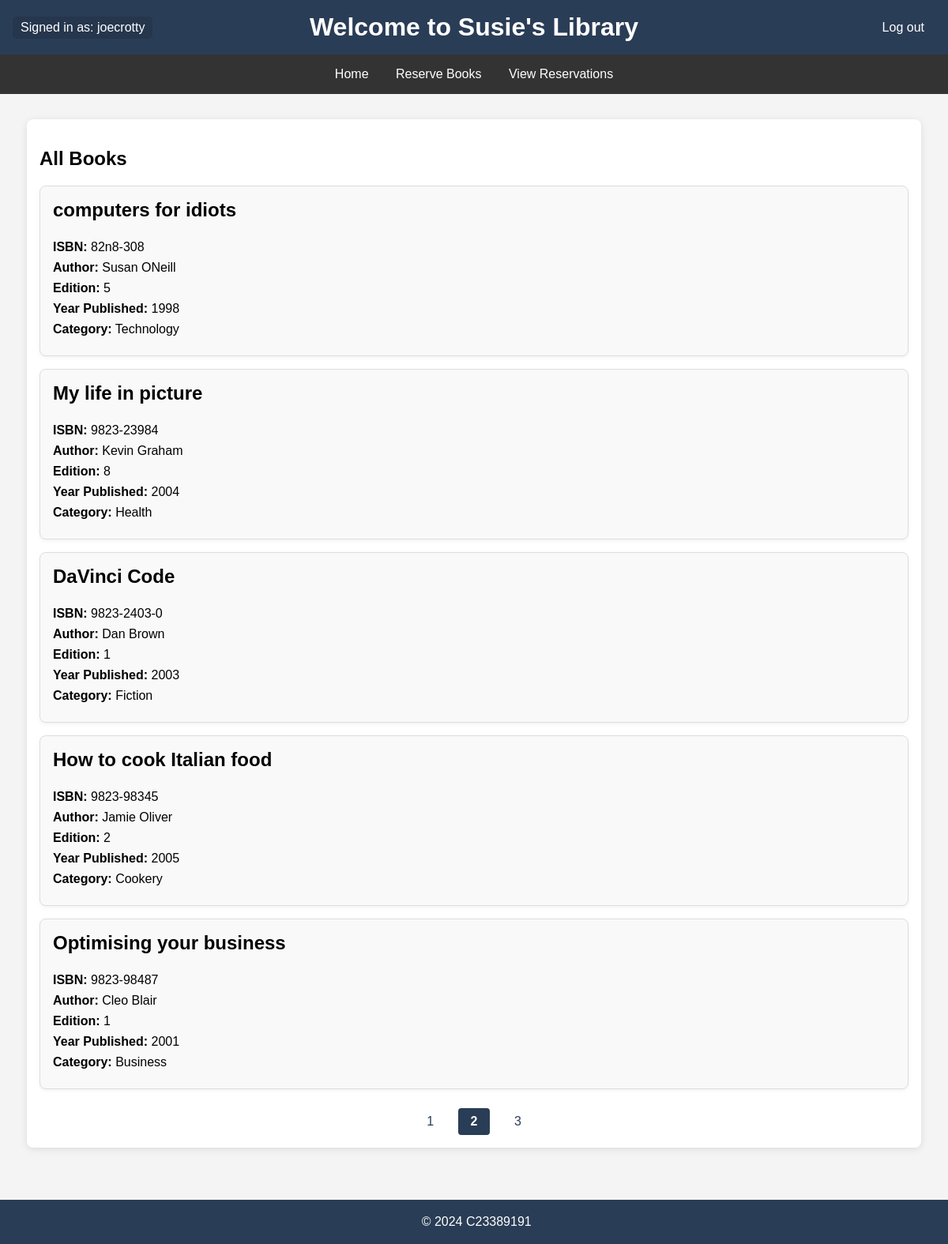
The page /AS/index.php?page=2 (signed in) on the database its author committed.
### tables this page shows
CREATE TABLE IF NOT EXISTS Books
(
    ISBN VARCHAR(30) PRIMARY KEY,
    BookTitle VARCHAR(30),
    Author VARCHAR(30),
    Edition INT(2),
    YearPublished YEAR,
    Category VARCHAR(3),
    Reserved CHAR(1),
   
    CONSTRAINT fk_category
    FOREIGN KEY (Category)
    REFERENCES Categories(CategoryID)
);

CREATE TABLE IF NOT EXISTS Categories
(
    CategoryID VARCHAR(3) PRIMARY KEY,
    CategoryDescription VARCHAR(30)
);

### AS/index.php (the view, shortened to what this page needs)
<!DOCTYPE html>
<html lang="en">
<head>
    <link rel="stylesheet" href="style.css">
</head>
<body>
    <?php
        include 'header.php';
    ?>
    <div class="content">
        <h2>All Books</h2>
        <?php
        require_once "database.php";
        if (!isset($_SESSION['user_id'])) {
            echo "<p>Please <a href='login.php'>login</a> to view books.</p>";
        } else {
            $page = isset($_GET['page']) && is_numeric($_GET['page']) ? (int)$_GET['page'] : 1;
            $rows = 5;
            $offset = ($page - 1) * $rows;
            $count_sql = "SELECT COUNT(*) as total FROM books";
            $count_result = $conn->query($count_sql);
            $row = $count_result->fetch_assoc();
            $total_rows = $row['total'];
            $total_pages = ceil($total_rows/$rows);
            $sql = "SELECT * FROM books LIMIT $rows OFFSET $offset";
            $result = $conn->query($sql);
            if ($result->num_rows > 0) {
                while($row = $result->fetch_assoc()) {
                    $cat = $row["Category"];
                    $sql2 = "SELECT CategoryDescription FROM Categories WHERE CategoryID = '$cat'";
                    $result2 = $conn->query($sql2);
                    $row2 = $result2->fetch_assoc();
                    echo '<div class="book-box">';
                    echo '<h3>' . $row["BookTitle"] . '</h3>';
                    echo '<p><strong>ISBN:</strong> ' . $row["ISBN"] . '</p>';
                    echo '<p><strong>Author:</strong> ' . $row["Author"] . '</p>';
                    echo '<p><strong>Edition:</strong> ' . $row["Edition"] . '</p>';
                    echo '<p><strong>Year Published:</strong> ' . $row["YearPublished"] . '</p>';
                    echo '<p><strong>Category:</strong> ' . $row2["CategoryDescription"] . '</p>';
                    echo '</div>';
                }
            } else {
                echo "<div class='book-box'>
                    <p> 0 results </p>
                    </div>";
            }
            echo "<div class='pagination' >";
            for ($i = 1; $i <= $total_pages; $i++) {
                if ($i == $page) {
                    echo "<strong>$i</strong> ";
                } else {
                    echo "<a href='index.php?page=$i'>$i</a> ";
                }
            }
            echo "</div>";
        }
        ?>
    </div>
    <?php
        include 'footer.php';
    ?>
</body>
</html>

### AS/style.css (style rules this page uses)
body { font-family: Arial, sans-serif; margin: 0; padding: 0; background-color: #f4f4f4; }
.content { max-width: 1100px; margin: 2rem auto; padding: 1rem; background-color: white; border-radius: 8px; box-shadow: 0 2px 10px rgba(0, 0, 0, 0.1); }
.book-box { background-color: #f9f9f9; padding: 1rem; margin: 1rem 0; border: 1px solid #ddd; border-radius: 8px; box-shadow: 0 2px 5px rgba(0, 0, 0, 0.05); }
.book-box h3 { margin-top: 0; font-size: 1.5rem; }
.book-box p { margin: 0.5rem 0; }
.pagination { text-align: center; margin-top: 1.5rem; }
.pagination a, .pagination strong { display: inline-block; padding: 0.5rem 1rem; margin: 0 5px; font-size: 1rem; color: #2a3d56; text-decoration: none; border-radius: 4px; transition: background-color 0.3s; }
.pagination a:hover, .pagination strong { background-color: #2a3d56; color: white; }

### rows shown on the page
books: BookTitle "computers for idiots", ISBN "82n8-308", Author "Susan ONeill", Edition "5", YearPublished "1998", Category.CategoryDescription "Technology"
books: BookTitle "My life in picture", ISBN "9823-23984", Author "Kevin Graham", Edition "8", YearPublished "2004", Category.CategoryDescription "Health"
books: BookTitle "DaVinci Code", ISBN "9823-2403-0", Author "Dan Brown", Edition "1", YearPublished "2003", Category.CategoryDescription "Fiction"
books: BookTitle "How to cook Italian food", ISBN "9823-98345", Author "Jamie Oliver", Edition "2", YearPublished "2005", Category.CategoryDescription "Cookery"
books: BookTitle "Optimising your business", ISBN "9823-98487", Author "Cleo Blair", Edition "1", YearPublished "2001", Category.CategoryDescription "Business"

### other values the page prints
$_SESSION['user_id'] "joecrotty"
